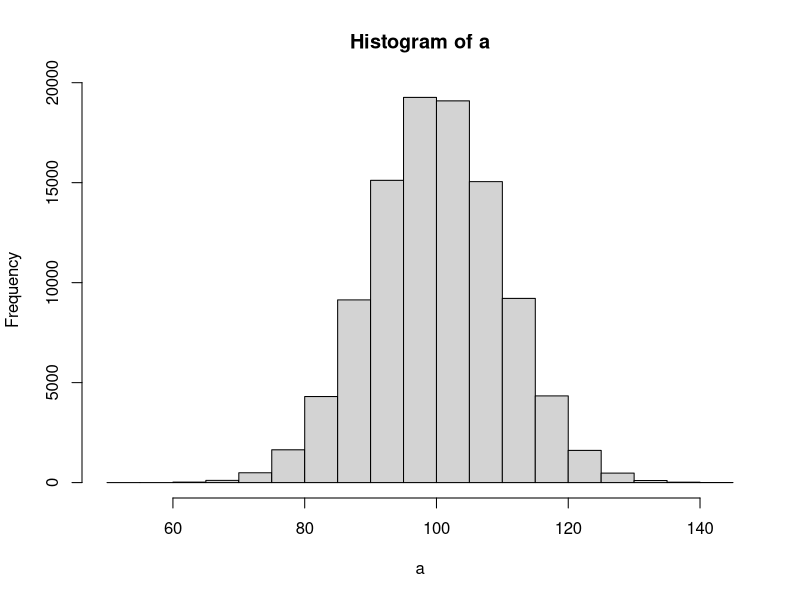
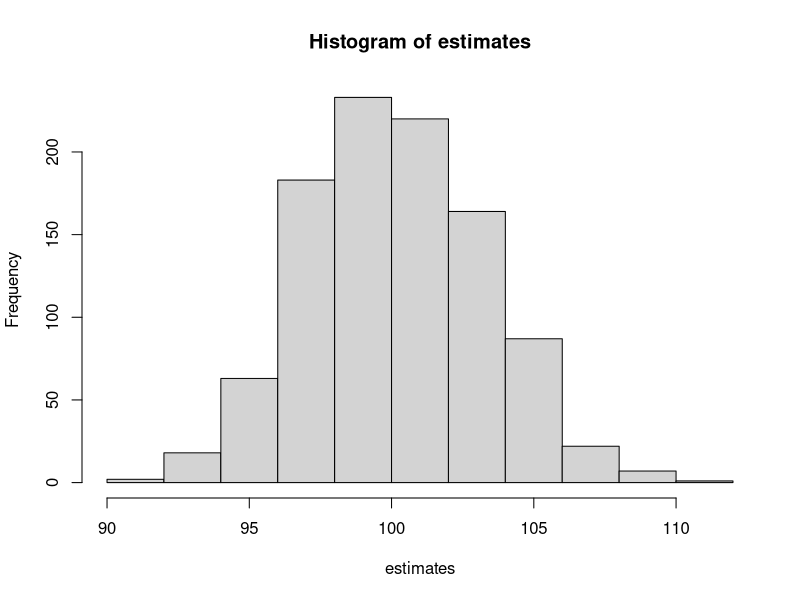

R code for these plots, in order:
## ---- chunk 1
knitr::opts_chunk$set(echo = TRUE)
## ---- chunk 2
a = rnorm(100000, mean=100, sd=10)
hist(a)
## ---- chunk 3
N = 10
estimates = replicate(1000, mean(sample(a, N)))
hist(estimates)
sd(estimates)
